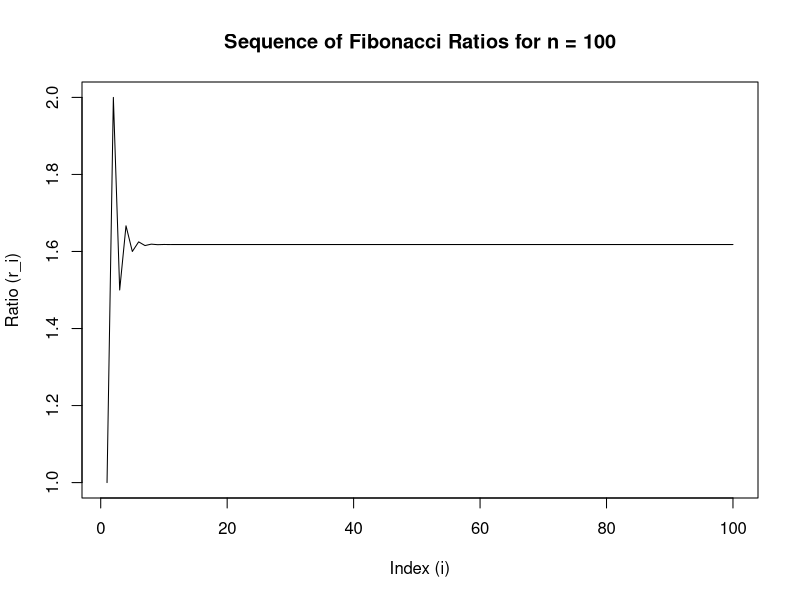
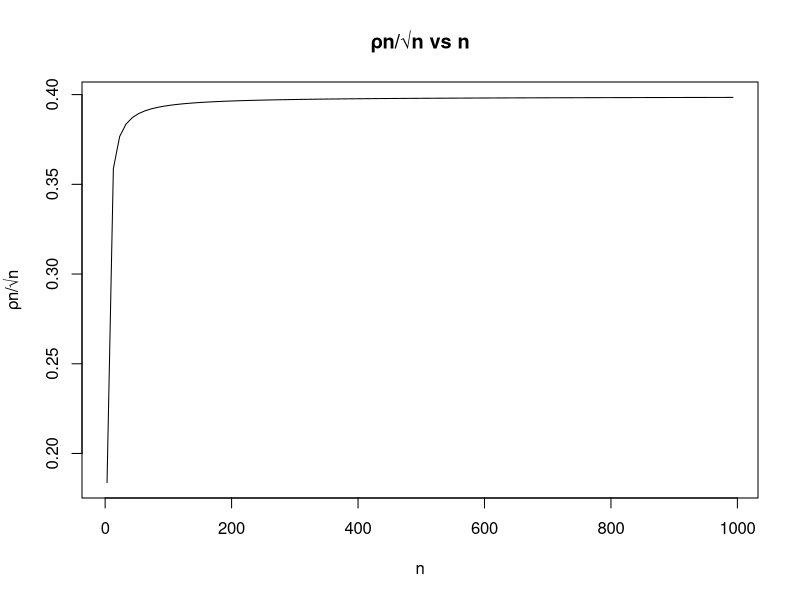

Write the R code that produced these figures, in order.
## ---- chunk 1
knitr::opts_chunk$set(echo = TRUE)
## ---- chunk 2
fib_ratio_for <- function(n) {
  # Check for bad inputs
  if (n <= 0) {
    stop("Input 'n' cannot be 0 or negative.")
  } else if (n == 1) {
    # Catch case of n = 1 due to a leading error if not implemented
    return(1)
  } else {
    # numeric vector created with length n + 1 
    # to store the Fibonacci sequence up to the (n + 1)th element.
    fibonacci <- numeric(n + 1) 
    # Assign values (1,1) as first two elements
    fibonacci[1:2] <- c(1, 1)
    # for loop that iterates over the sequence 3:(n + 1)
    # starting from 3 because first two elements are already declared
    for (i in 3:(n + 1)) {
      # Assigning Fibonacci rule to get the next number out of the last two
      fibonacci[i] <- fibonacci[i - 1] + fibonacci[i - 2]
    }
    # Finally calculate the ratio of each fibonacci number
    ratios <- fibonacci[2:(n + 1)] / fibonacci[1:n]
    return(ratios)
  }
}
## ---- chunk 3
fib_ratio_for(5)
## ---- chunk 4
fib_ratio_while <- function(n) {
  if (n <= 0) {
    stop("Input 'n' cannot be 0 or negative.")
  } else if (n == 1) {
    return(1)
  } else {
    fibonacci <- numeric(n + 1)
    fibonacci[1:2] <- c(1, 1)
    i <- 3
    while (i <= n + 1) {
      fibonacci[i] <- fibonacci[i - 1] + fibonacci[i - 2]
      i <- i + 1
    }
    ratios <- fibonacci[2:(n + 1)] / fibonacci[1:n]
    return(ratios)
  }
}
## ---- chunk 5
fib_ratio_while(7)
## ---- chunk 6
# install.packages('microbenchmark')
library(microbenchmark)

microbenchmark(
  fib_ratio_for(200),
  fib_ratio_while(200),
  fib_ratio_for(2000),
  fib_ratio_while(2000)
)
## ---- chunk 7
# Calculate the sequence for n = 100
sequence <- fib_ratio_for(100)

# Plot the sequence
plot(sequence, type = "l", xlab = "Index (i)", ylab = "Ratio (r_i)",
     main = "Sequence of Fibonacci Ratios for n = 100")

## ---- chunk 8
# Get the last 6 values to know what number it converges to
tail(sequence)
## ---- chunk 9
# Get the last 6 values to know what number it converges to
head(sequence)
## ---- chunk 10
# Function to compute rho_n using gamma function
compute_rho <- function(n) {
  if (n >= 2) {
    numerator <- gamma((n - 1)/2)
    denominator <- gamma(1/2) * gamma((n - 2)/2)
    return(numerator / denominator)
  } else {
    stop("n must be bigger than 2")
  }
}
## ---- chunk 11
n <- 2000
rho_2000 <- compute_rho(n)
print(rho_2000)
## ---- chunk 12
# Function to compute rho_n for large values of n
compute_large_rho <- function(n) {
  if (n >= 2) {
    # Handling large values of n using log-gamma
    numerator <- lgamma((n - 1)/2)
    denominator <- lgamma(1/2) + lgamma((n - 2)/2)
    return(exp(numerator - denominator))
  } else {
    stop("n must be bigger than 2")
  }
}

# Testing the functions
n <- 1001
print(paste("Ouput of normal function ",compute_rho(n)))
print(paste("Ouput of optimized function for large N ",compute_large_rho(n)))
## ---- chunk 13
n_values <- seq(3, 1000, by = 10)
rho_values <- sapply(n_values, function(n) compute_large_rho(n) / sqrt(n))
plot(n_values, rho_values, type = 'l', xlab = 'n', ylab = 'ρn/√n', main = 'ρn/√n vs n')
## ---- chunk 14
# a. Computing Φn+1 using recursion
phi_recursive <- function(n) {
  
  if(n < 0) {
    stop("No negative numbers")
  }

  
  if (n == 0) {
    return((sqrt(5) + 1)/2)
  } else if (n == 1) {
    return((sqrt(5) + 3)/2)
  } else {
    return(phi_recursive(n - 1) + phi_recursive(n - 2))
  }
}

phi_recursive(25)
## ---- chunk 15
# b. Computing Φn+1 using power operator
phi_power <- function(n) {
  phi <- (sqrt(5) + 1)/2
  return(phi^(n + 1))
}
phi_power(25)
## ---- chunk 16
# c. Comparing results
# n_values <- c(12, 60, 120, 300)
n_values <- c(12)
for (n in n_values) {
  result_a <- phi_recursive(n)
  result_b <- phi_power(n)

  # Using == operator
  comparison1 <- result_a == result_b

  # Using all.equal function
  comparison2 <- all.equal(result_a, result_b)

  cat("For n =", n, "\n")
  cat("Using == operator:", comparison1, "\n")
  cat("Using all.equal function:", comparison2, "\n\n")
}
## ---- chunk 17
# Define the function for a game of crabs
game_of_craps <- function(){
    # Function to get a random number between 1 and 6 i.e. rolling the dice once
    dice_number <- floor(runif(1, min=1, max=7))
    # check for win or lose condition in first attempt
    if (dice_number == 1){
      return("Sorry, you lost!")
    }
    else if (dice_number == 6){
      return("Yeah, you won in the first attempt!")
    }
    else {
      # for loop to have three more attempts to roll the same 'point number'
      for (i in 1:3){
        # Function to get a random number between 1 and 6 i.e. rolling the dice once
        new_dice_number <- floor(runif(1, min=1, max=7))
        # Check for same 'point number'
        if (dice_number == new_dice_number){
          return("Yeah, you won rolling the same 'point number' again!")
        }
    }
  } 
  return("Sorry, you lost after three more attempts!")
}

# Execute function i.e. one simulation of the game
game_of_craps()

## ---- chunk 18

set.seed(1)
x <- rnorm(1000)
y <- 2 + x + rnorm(1000)
df <- data.frame(x, y)

cat("Step", 1, "\n")
fit1 <- lm(y ~ x, data = df[-(1:250),])
p1 <- predict(fit1, newdata = df[(1:250),])
r <- sqrt(mean((p1 - df[(1:250),"y"])^2))

cat("Step", 2, "\n")
fit2 <- lm(y ~ x, data = df[-(251:500),])
p2 <- predict(fit2, newdata = df[(251:500),])
r <- c(r, sqrt(mean((p2 - df[(251:500),"y"])^2)))

cat("Step", 3, "\n")
fit3 <- lm(y ~ x, data = df[-(501:750),])
p3 <- predict(fit3, newdata = df[(501:750),])
r <- c(r, sqrt(mean((p3 - df[(501:750),"y"])^2)))

cat("Step", 4, "\n")
fit4 <- lm(y ~ x, data = df[-(751:1000),])
p4 <- predict(fit4, newdata = df[(751:1000),])
r <- c(r, sqrt(mean((p4 - df[(751:1000),"y"])^2)))
r

## ---- chunk 19

# Define the function

linear_models <- function(df, formula, steps = 4) {
  # Create an empty vector to store the errors
  r <- numeric()
  step = nrow(df)/steps
  # Loop through the steps
  for (i in 1:steps) {
    cat("Step", i, "\n")
    section <- ((i-1)*step+1):(i*step)
    fit <- lm(formula, data = df[-section,]) # Fit the model
    p <- predict(fit, newdata = df[section,]) # Predict the model
    r <- c(r, sqrt(mean((p - df[section,"y"])^2)))
  }
  return(r)
}

set.seed(1)
x <- rnorm(1000)
y <- 2 + x + rnorm(1000)
df <- data.frame(x, y)

# Execute the function

linear_models(df, y ~ x)

## ---- chunk 20

kwtest <- function (x, g, ...)
{
  if (is.list(x)) {
    if (length(x) < 2L)
      stop("'x' must be a list with at least 2 elements")
    if (!missing(g))
      warning("'x' is a list, so ignoring argument 'g'")
    if (!all(sapply(x, is.numeric)))
      warning("some elements of 'x' are not numeric and will be coerced to numeric")
    k <- length(x)
    l <- lengths(x)
    if (any(l == 0L))
      stop("all groups must contain data")
    g <- factor(rep.int(seq_len(k), l))
    x <- unlist(x)
}
else {
  if (length(x) != length(g))
    stop("'x' and 'g' must have the same length")
  g <- factor(g)
  k <- nlevels(g)
  if (k < 2L)
    stop("all observations are in the same group")
}
n <- length(x)
if (n < 2L)
  stop("not enough observations")
r <- rank(x)
TIES <- table(x)

STATISTIC <- sum(tapply(r, g, sum)^2/tapply(r, g, length))
STATISTIC <- ((12 * STATISTIC/(n * (n + 1)) - 3 * (n + 1))/(1 -
  sum(TIES^3 - TIES)/(n^3 - n)))
PARAMETER <- k - 1L

PVAL <- pchisq(STATISTIC, PARAMETER, lower.tail = FALSE)
names(STATISTIC) <- "Kruskal-Wallis chi-squared"
names(PARAMETER) <- "df"
RVAL <- list(statistic = STATISTIC, parameter = PARAMETER,
  p.value = PVAL, method = "Kruskal-Wallis rank sum test")
return(RVAL)
}

## ---- chunk 21

# Example with list

x_list <- list(
  group1 = c(1, 3, 4, 2),
  group2 = c(2, 6, 1, 7)
)

# Example with vector

x_vector <- c(1, 3, 4, 2, 2, 6, 1, 7)
g_vector <- c(1, 1, 1, 1, 2, 2, 2, 2) # group labels

result_list <- kwtest(x_list)
result_vector <- kwtest(x_vector, g_vector)

print("Result using x as list:")
print(result_list)

print("Result using x as vector:")
print(result_vector)


## ---- chunk 22

kwtest_fast <- function(x, g, ...) {
  if (!is.numeric(x) | !is.numeric(g)) {
    stop("x and g must be numeric vectors")
  }

  if (length(x) != length(g)) {
    stop("x and g must have the same length")
  }
  
  number_groups <- nlevels(factor(g))
  N <- length(x)
  
  if (number_groups < 2L){
    stop("nlevels(g) < 2 shows all observations are in the same group")
  }
    
  if (N < 2L)
    stop("length(x) has not enough observations")
  
  number_groups <- nlevels(factor(g))
  obs_group <- length(unique(g))
  r <- rank(x)
  r_group_avg <- tapply(r, g, sum)/obs_group
  r_avg <- (N + 1)/2
  
  H_num <-(N - 1) * sum(obs_group * (r_group_avg - r_avg)**2)
  H_dem <- sum((r - r_avg)**2)
  
  H <- H_num/H_dem
  
  pval <- pchisq(H, obs_group - 1, lower.tail = FALSE)
  
  return(pval)
  
}

kwtest_fast(x_vector, g_vector)
## ---- chunk 23
set.seed(1234)
m <- 1000 # number of repetitions
n <- 50
# number of individuals
X <- matrix(rt(m * n, df = 10), nrow = m)
grp <- rep(1:3, c(20, 20, 10))


kwtest_mult <- function(X, grp) {
  res <- apply(X, 1, function(x) kwtest_fast(x, grp))
}

# Returns all the statistics from res

res <- kwtest_mult(X, grp)

# Extract the p-values

p_values <- sapply(res, function(x) x)


## ---- chunk 24
kwtest_matrix2 <- function(X, g) {
  if (!is.matrix(X)) {
    stop("X must be a matrix.")
  }
  if (!is.numeric(g)) {
    stop("g must be a numeric vector")
  }
  if (ncol(X) != length(g)) {
    stop("Number of cols X of matrix have to be as long as length of vector g")
  }
  m <- nrow(X)
  test_statistics <- numeric(m)
  
  for (i in 1:m) {
    # Take data from each row
    experiment_data <- X[i,]
    # Calculate Chi-Square value from Kruskal wallis test and store it in vector
    test_statistics[i] = kwtest_fast(experiment_data, g)
  }
  
  return(test_statistics)
  
}

## ---- chunk 25
library(microbenchmark)

# For a better overview set random data from above here again
set.seed(1234)
m <- 1000 # number of repetitions
n <- 50
X <- matrix(rt(m * n, df = 10), nrow = m)
grp <- rep(1:3, c(20, 20, 10))

# Benchmark the two functions
benchmarks <- microbenchmark(
  apply_approach = kwtest_mult(X, grp),
  loop_approach = kwtest_matrix2(X, grp),
  times = 10
)

# Print the benchmarks
print(benchmarks)

## ---- chunk 26
library(microbenchmark)

# For a better overview set random data from above here again
set.seed(1234)
m <- 1000 # number of repetitions
n <- 50
X <- matrix(rt(m * n, df = 10), nrow = m)
grp <- rep(1:3, c(20, 20, 10))

kwtest_vectorize <- function(X, grp) {
  #?Vectorize
  #print(grp)
  # vectorized_kwtest <- Vectorize(kwtest_fast, vectorize.args = "X")
  
  #print(vectorized_kwtest)
  # res <- vectorized_kwtest(X, grp)
  # return(res)
  
  res <- mapply(kwtest, split(X, seq(nrow(X))), MoreArgs = list(grp))
  return(res)
}

# Benchmark the two functions
benchmarks <- microbenchmark(
  apply_approach = kwtest_mult(X, grp),
  loop_approach = kwtest_matrix2(X, grp),
  vectorize_approach = kwtest_vectorize(X, grp),
  times = 10
)

# Print the benchmarks
print(benchmarks)

